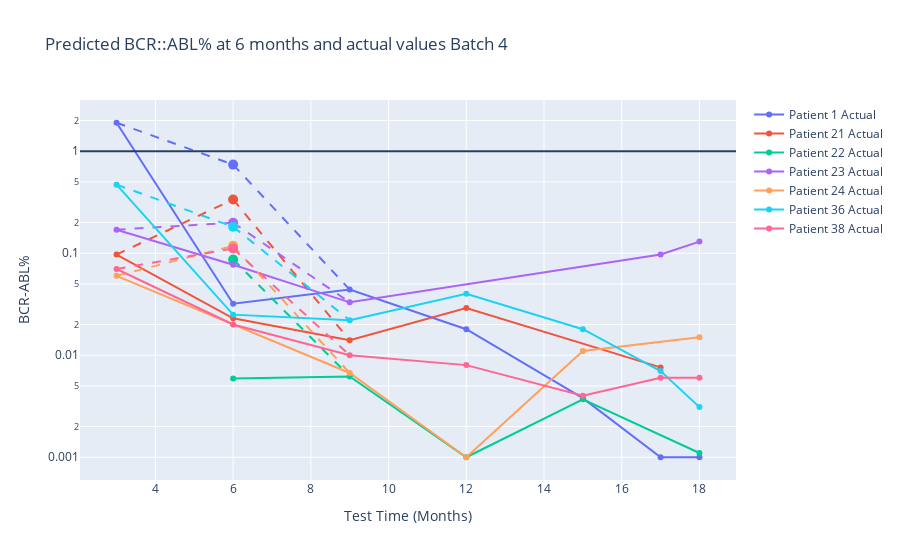

Notebook cell for this chart:
### Code cell
import plotly.graph_objects as go
import pandas as pd
import numpy as np
import plotly.express as px

colors = px.colors.qualitative.Plotly 

fig = go.Figure()

for idx, patient in enumerate(merged_data_4['patient_number'].unique()):
    patient_data = merged_data_4[merged_data_4['patient_number'] == patient]
    patient_color = colors[idx % len(colors)]  

    fig.add_trace(go.Scatter(
        x=patient_data['month'], y=patient_data['BCRABL'],
        mode='lines+markers', name=f'Patient {patient} Actual',
        line=dict(color=patient_color),  
        marker=dict(color=patient_color) 
    ))
    
    predicted_data = patient_data[patient_data['month'] == 6]
    if not predicted_data.empty:
        fig.add_trace(go.Scatter(
            x=[6], y=predicted_data['pred'],
            mode='markers', name=f'Patient {patient} Predicted',
            marker=dict(color=patient_color, size=10), 
            showlegend=False  
        ))
        
       
        before_pred = patient_data[patient_data['month'] < 6].tail(1)
        after_pred = patient_data[patient_data['month'] > 6].head(1)
        
        if not before_pred.empty:
            fig.add_trace(go.Scatter(
                x=[before_pred['month'].values[0], 6],
                y=[before_pred['BCRABL'].values[0], predicted_data['pred'].values[0]],
                mode='lines', line=dict(dash='dash', color=patient_color),
                showlegend=False  
            ))
        if not after_pred.empty:
            fig.add_trace(go.Scatter(
                x=[6, after_pred['month'].values[0]],
                y=[predicted_data['pred'].values[0], after_pred['BCRABL'].values[0]],
                mode='lines', line=dict(dash='dash', color=patient_color),
                showlegend=False  
            ))


fig.update_layout(
    title='Predicted BCR::ABL% at 6 months and actual values Batch 4',
    xaxis_title='Test Time (Months)',
    yaxis_title='BCR-ABL%',
    yaxis_type='log'  
)

fig.update_traces(connectgaps=True)


fig.add_hline(y=1)


fig.show()

### Figure 1 — Plotly figure (JSON) as saved in the notebook; plotly's stock layout.template omitted (floating-point values rounded to 4 significant figures)
{"data": [{"connectgaps": true, "line": {"color": "#636EFA"}, "marker": {"color": "#636EFA"}, "mode": "lines+markers", "name": "Patient 1 Actual", "type": "scatter", "x": [3, 6, 9, 12, 15, 17, 18], "y": [1.9, 0.032, 0.044, 0.018, 0.0038, 0.001, 0.001]}, {"connectgaps": true, "marker": {"color": "#636EFA", "size": 10}, "mode": "markers", "name": "Patient 1 Predicted", "showlegend": false, "type": "scatter", "x": [6], "y": [0.7391]}, {"connectgaps": true, "line": {"color": "#636EFA", "dash": "dash"}, "mode": "lines", "showlegend": false, "type": "scatter", "x": [3, 6], "y": [1.9, 0.7391]}, {"connectgaps": true, "line": {"color": "#636EFA", "dash": "dash"}, "mode": "lines", "showlegend": false, "type": "scatter", "x": [6, 9], "y": [0.7391, 0.044]}, {"connectgaps": true, "line": {"color": "#EF553B"}, "marker": {"color": "#EF553B"}, "mode": "lines+markers", "name": "Patient 21 Actual", "type": "scatter", "x": [3, 6, 9, 12, 15, 17, 18], "y": [0.097, 0.023, 0.014, 0.029, null, 0.0076, null]}, {"connectgaps": true, "marker": {"color": "#EF553B", "size": 10}, "mode": "markers", "name": "Patient 21 Predicted", "showlegend": false, "type": "scatter", "x": [6], "y": [0.3363]}, {"connectgaps": true, "line": {"color": "#EF553B", "dash": "dash"}, "mode": "lines", "showlegend": false, "type": "scatter", "x": [3, 6], "y": [0.097, 0.3363]}, {"connectgaps": true, "line": {"color": "#EF553B", "dash": "dash"}, "mode": "lines", "showlegend": false, "type": "scatter", "x": [6, 9], "y": [0.3363, 0.014]}, {"connectgaps": true, "line": {"color": "#00CC96"}, "marker": {"color": "#00CC96"}, "mode": "lines+markers", "name": "Patient 22 Actual", "type": "scatter", "x": [3, 6, 9, 12, 15, 17, 18], "y": [null, 0.0059, 0.0062, 0.001, 0.0037, null, 0.0011]}, {"connectgaps": true, "marker": {"color": "#00CC96", "size": 10}, "mode": "markers", "name": "Patient 22 Predicted", "showlegend": false, "type": "scatter", "x": [6], "y": [0.08691]}, {"connectgaps": true, "line": {"color": "#00CC96", "dash": "dash"}, "mode": "lines", "showlegend": false, "type": "scatter", "x": [3, 6], "y": [null, 0.08691]}, {"connectgaps": true, "line": {"color": "#00CC96", "dash": "dash"}, "mode": "lines", "showlegend": false, "type": "scatter", "x": [6, 9], "y": [0.08691, 0.0062]}, {"connectgaps": true, "line": {"color": "#AB63FA"}, "marker": {"color": "#AB63FA"}, "mode": "lines+markers", "name": "Patient 23 Actual", "type": "scatter", "x": [3, 6, 9, 15, 17, 18], "y": [0.17, 0.077, 0.033, null, 0.097, 0.13]}, {"connectgaps": true, "marker": {"color": "#AB63FA", "size": 10}, "mode": "markers", "name": "Patient 23 Predicted", "showlegend": false, "type": "scatter", "x": [6], "y": [0.1991]}, {"connectgaps": true, "line": {"color": "#AB63FA", "dash": "dash"}, "mode": "lines", "showlegend": false, "type": "scatter", "x": [3, 6], "y": [0.17, 0.1991]}, {"connectgaps": true, "line": {"color": "#AB63FA", "dash": "dash"}, "mode": "lines", "showlegend": false, "type": "scatter", "x": [6, 9], "y": [0.1991, 0.033]}, {"connectgaps": true, "line": {"color": "#FFA15A"}, "marker": {"color": "#FFA15A"}, "mode": "lines+markers", "name": "Patient 24 Actual", "type": "scatter", "x": [3, 6, 9, 12, 15, 17, 18], "y": [0.06, 0.02, 0.0067, 0.001, 0.011, null, 0.015]}, {"connectgaps": true, "marker": {"color": "#FFA15A", "size": 10}, "mode": "markers", "name": "Patient 24 Predicted", "showlegend": false, "type": "scatter", "x": [6], "y": [0.1181]}, {"connectgaps": true, "line": {"color": "#FFA15A", "dash": "dash"}, "mode": "lines", "showlegend": false, "type": "scatter", "x": [3, 6], "y": [0.06, 0.1181]}, {"connectgaps": true, "line": {"color": "#FFA15A", "dash": "dash"}, "mode": "lines", "showlegend": false, "type": "scatter", "x": [6, 9], "y": [0.1181, 0.0067]}, {"connectgaps": true, "line": {"color": "#19D3F3"}, "marker": {"color": "#19D3F3"}, "mode": "lines+markers", "name": "Patient 36 Actual", "type": "scatter", "x": [3, 6, 9, 12, 15, 17, 18], "y": [0.47, 0.025, 0.022, 0.04, 0.018, 0.007, 0.0031]}, {"connectgaps": true, "marker": {"color": "#19D3F3", "size": 10}, "mode": "markers", "name": "Patient 36 Predicted", "showlegend": false, "type": "scatter", "x": [6], "y": [0.1817]}, {"connectgaps": true, "line": {"color": "#19D3F3", "dash": "dash"}, "mode": "lines", "showlegend": false, "type": "scatter", "x": [3, 6], "y": [0.47, 0.1817]}, {"connectgaps": true, "line": {"color": "#19D3F3", "dash": "dash"}, "mode": "lines", "showlegend": false, "type": "scatter", "x": [6, 9], "y": [0.1817, 0.022]}, {"connectgaps": true, "line": {"color": "#FF6692"}, "marker": {"color": "#FF6692"}, "mode": "lines+markers", "name": "Patient 38 Actual", "type": "scatter", "x": [3, 6, 9, 12, 15, 17, 18], "y": [0.07, 0.02, 0.01, 0.008, 0.004, 0.006, 0.006]}, {"connectgaps": true, "marker": {"color": "#FF6692", "size": 10}, "mode": "markers", "name": "Patient 38 Predicted", "showlegend": false, "type": "scatter", "x": [6], "y": [0.1112]}, {"connectgaps": true, "line": {"color": "#FF6692", "dash": "dash"}, "mode": "lines", "showlegend": false, "type": "scatter", "x": [3, 6], "y": [0.07, 0.1112]}, {"connectgaps": true, "line": {"color": "#FF6692", "dash": "dash"}, "mode": "lines", "showlegend": false, "type": "scatter", "x": [6, 9], "y": [0.1112, 0.01]}], "layout": {"shapes": [{"type": "line", "x0": 0, "x1": 1, "xref": "x domain", "y0": 1, "y1": 1, "yref": "y"}], "title": {"text": "Predicted BCR::ABL% at 6 months and actual values Batch 4"}, "xaxis": {"title": {"text": "Test Time (Months)"}}, "yaxis": {"title": {"text": "BCR-ABL%"}, "type": "log"}}}
